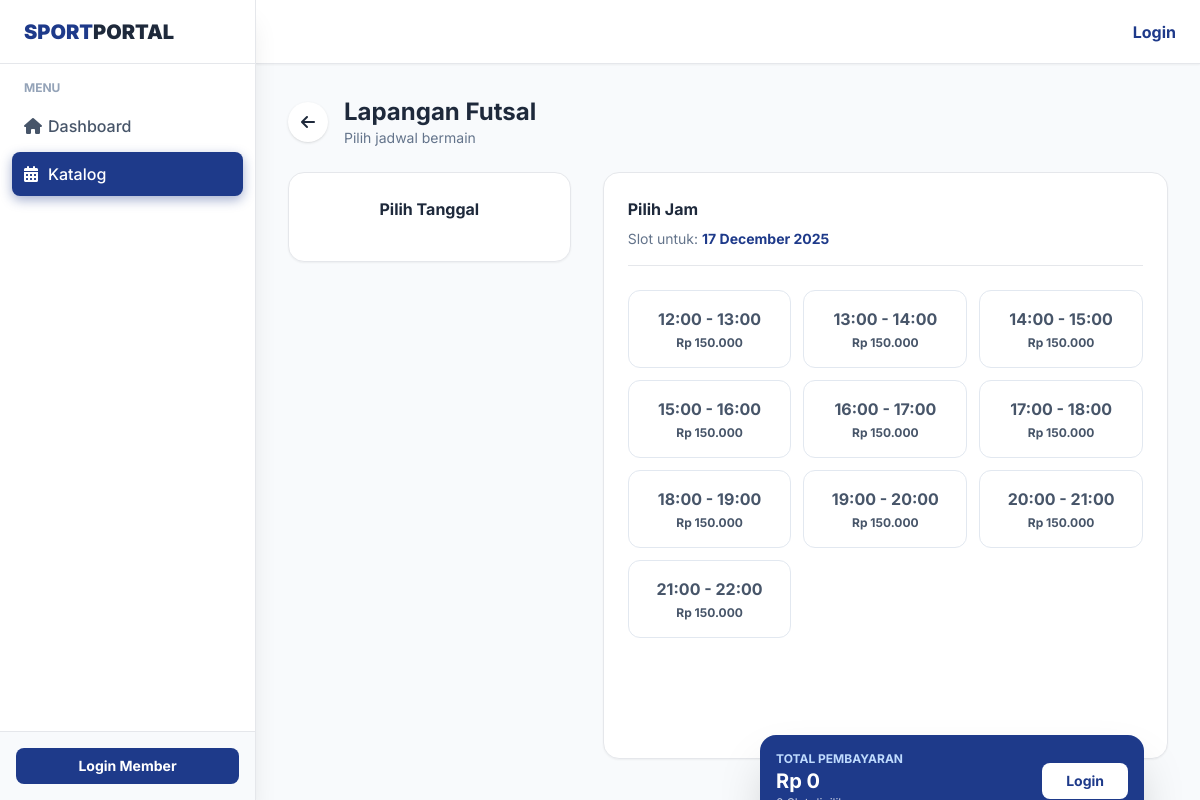
Screenshot of /?p=booking_schedule&fid=1 with the database file from the repository.
### tables this page shows
CREATE TABLE `facilities` (
  `facility_id` int(11) NOT NULL,
  `name` varchar(150) DEFAULT NULL,
  `description` text DEFAULT NULL,
  `price_per_hour` decimal(10,2) DEFAULT NULL,
  `image_path` varchar(255) DEFAULT NULL,
  `is_active` tinyint(1) DEFAULT 1
);

CREATE TABLE `slots` (
  `slot_id` int(11) NOT NULL,
  `facility_id` int(11) DEFAULT NULL,
  `start_time` datetime DEFAULT NULL,
  `end_time` datetime DEFAULT NULL,
  `is_available` tinyint(1) DEFAULT 1
);

### config/database.php (called while the page is built, shortened)
<?php
function is_auth() { return isset($_SESSION['user_id']); }
function format_rupiah($angka){ return "Rp " . number_format($angka,0,',','.'); }
?>

### views/booking_schedule.php (the view, shortened to what this page needs)
<div class="flex items-center gap-4 mb-6"><a href="?p=booking" class="w-10 h-10 bg-white rounded-full flex items-center justify-center shadow hover:bg-slate-100"><i class="fas fa-arrow-left"></i></a>
    <div>
        <h2 class="text-2xl font-bold text-slate-800"><?= $f['name'] ?></h2>
        <p class="text-slate-500 text-sm">Pilih jadwal bermain</p>
    </div>
</div>
<div class="flex flex-col lg:flex-row gap-8">
    <div class="lg:w-1/3">
        <div class="bg-white p-6 rounded-2xl shadow-sm border sticky top-6">
            <h3 class="font-bold text-slate-800 mb-4 text-center">Pilih Tanggal</h3><input type="text" id="datepicker" class="hidden">
        </div>
    </div>
    <div class="lg:w-2/3">
        <div class="bg-white p-6 rounded-2xl shadow-sm border h-full relative pb-24">
            <h3 class="font-bold text-slate-800 mb-2">Pilih Jam</h3>
            <p class="text-slate-500 text-sm mb-6 border-b pb-4">Slot untuk: <span class="font-bold text-blue-900"><?= date('d F Y', strtotime($date)) ?></span></p>
            <?php if (!$list): ?><div class="p-10 text-center bg-slate-50 rounded-xl border border-dashed text-slate-400"><i class="far fa-calendar-times fa-3x mb-3"></i><br>Tidak ada jadwal tersedia.</div><?php else: ?>
                <form action="backend/process.php" method="POST" id="bookingForm"><input type="hidden" name="act" value="book_now"><input type="hidden" name="fid" value="<?= $fid ?>"><input type="hidden" name="date" value="<?= $date ?>">
                    <div class="grid grid-cols-2 md:grid-cols-3 gap-3 mb-6">
                        <?php foreach ($list as $s): $booked = $s['is_booked'] > 0 || $s['is_available'] == 0;
                            $start = date('H:i', strtotime($s['start_time']));
                            $end = date('H:i', strtotime($s['end_time'])); ?>
                            <?php if ($booked): ?>
                                <div class="slot-disabled p-4 rounded-xl text-center border">
                                    <div class="font-bold"><?= $start ?> - <?= $end ?></div>
                                    <div class="text-xs uppercase font-bold mt-1">Booked</div>
                                </div>
                            <?php else: ?>
                                <div>
                                    <label for="slot_<?= $s['slot_id'] ?>" class="block bg-white border border-slate-200 text-slate-600 p-4 rounded-xl text-center cursor-pointer hover:border-blue-900 transition select-none">
                                        <div class="font-bold"><?= $start ?> - <?= $end ?></div>
                                        <div class="text-xs font-bold mt-1"><?= format_rupiah($f['price_per_hour']) ?></div>
                                    </label>
                                </div>
                            <?php endif; ?>
                        <?php endforeach; ?>
                    </div>
                    <div class="fixed bottom-6 right-6 left-6 md:left-auto md:w-96 bg-blue-900 text-white p-4 rounded-2xl shadow-2xl flex justify-between items-center transform translate-y-full transition-transform duration-300" id="totalBar" style="z-index: 50;">
                        <div>
                            <div class="text-xs text-blue-200 uppercase font-bold">Total Pembayaran</div>
                            <div class="text-xl font-bold" id="totalPrice">Rp 0</div>
                            <div class="text-xs opacity-75" id="totalSlots">0 Slot dipilih</div>
                        </div>
                        <?php if (is_auth()): ?>
                            <button class="bg-white text-blue-900 px-6 py-2 rounded-lg font-bold hover:bg-blue-50 transition">Bayar</button>
                        <?php else: ?>
                            <a href="?p=auth/login" class="bg-white text-blue-900 px-6 py-2 rounded-lg font-bold hover:bg-blue-50 transition text-sm">Login</a>
                        <?php endif; ?>
                    </div>
                </form>
            <?php endif; ?>
        </div>
    </div>
</div>

### views/layout/header.php (shortened to what this page needs)
<!DOCTYPE html>
<html lang="id">
<head>
    <script src="https://cdn.tailwindcss.com"></script>
    <link rel="stylesheet" href="https://cdn.jsdelivr.net/npm/flatpickr/dist/flatpickr.min.css">
    <link rel="stylesheet" href="https://cdnjs.cloudflare.com/ajax/libs/font-awesome/6.4.0/css/all.min.css">
</head>
<body class="text-slate-800">
    <div class="flex h-screen overflow-hidden">
        <aside class="w-64 bg-white border-r hidden md:flex flex-col z-20 shadow-xl h-full">
            <div class="h-16 flex items-center px-6 border-b shrink-0">
                <span class="text-xl font-black text-blue-900">SPORT<span class="text-slate-800">PORTAL</span></span>
            </div>
            <nav class="flex-1 py-4 px-3 space-y-1 overflow-y-auto">
                <div class="px-3 mb-2 text-xs font-bold text-slate-400 uppercase">Menu</div>
                <a href="?p=dashboard" class="nav-item flex items-center px-3 py-2.5 rounded-lg font-medium text-slate-600 transition hover-dark-blue <?= $page == 'dashboard' ? 'active' : '' ?>">
                    <i class="fas fa-home w-6"></i> Dashboard
                </a>
                <a href="?p=booking" class="nav-item flex items-center px-3 py-2.5 rounded-lg font-medium text-slate-600 transition hover-dark-blue <?= $page == 'booking' || $page == 'booking_schedule' ? 'active' : '' ?>">
                    <i class="fas fa-calendar-alt w-6"></i> Katalog
                </a>
            </nav>
            <div class="p-4 border-t bg-slate-50 shrink-0">
                <?php if (is_auth()): ?>
                    <div class="flex items-center gap-3 mb-3">
                        <div class="w-10 h-10 rounded-full bg-blue-900 text-white flex items-center justify-center font-bold">
                            <?= substr($_SESSION['name'], 0, 1) ?>
                        </div>
                        <div class="overflow-hidden">
                            <div class="font-bold text-sm truncate"><?= $_SESSION['name'] ?></div>
                            <div class="text-xs text-slate-500 uppercase"><?= $_SESSION['role'] ?></div>
                        </div>
                    </div>
                    <a href="?p=logout" class="block w-full text-center bg-white border border-red-200 text-red-600 py-2 rounded-lg text-sm font-bold hover:bg-red-50">Logout</a>
                <?php else: ?>
                    <a href="?p=auth/login" class="block w-full text-center bg-blue-900 text-white py-2 rounded-lg text-sm font-bold hover:bg-blue-800">Login Member</a>
                <?php endif; ?>
            </div>
        </aside>
        <main class="flex-1 flex flex-col h-screen overflow-hidden">
            <header class="h-16 bg-white border-b flex items-center justify-between px-6 z-10 shadow-sm shrink-0">
                <div class="ml-auto">
                    <?= is_auth() ? '<span class="text-sm font-bold text-slate-700">Hi, ' . $_SESSION['name'] . '</span>' : '<a href="?p=auth/login" class="text-blue-900 font-bold hover:underline">Login</a>' ?>
                </div>
            </header>
            <div class="flex-1 overflow-auto p-4 md:p-8 bg-slate-50">
                <div class="max-w-6xl mx-auto fade-in">

### index.php (shortened to what this page needs)
<?php
require_once 'config/database.php';
try {
    $pdo->query("UPDATE bookings SET status = 'cancelled'
                 WHERE status = 'pending'
                 AND booking_date < (NOW() - INTERVAL 30 MINUTE)");
} catch (Exception $e) {
}
$page = $_GET['p'] ?? 'dashboard';
if ($page === 'dashboard') {
    if (is_admin()) {
        $stat1 = $pdo->query("SELECT COUNT(*) FROM bookings")->fetchColumn();
        $stat2 = $pdo->query("SELECT COUNT(*) FROM bookings WHERE status='paid'")->fetchColumn();
        $stat3 = $pdo->query("SELECT SUM(total_price) FROM bookings WHERE status='approved'")->fetchColumn();
        $val3  = format_rupiah($stat3 ?? 0);
    } else {
        $uid   = $_SESSION['user_id'] ?? 0;
        $stat1 = $pdo->query("SELECT COUNT(*) FROM facilities WHERE is_active=1")->fetchColumn();
        $stat2 = $pdo->query("SELECT COUNT(*) FROM bookings WHERE user_id='$uid' AND status='pending'")->fetchColumn();
        $stat3 = $pdo->query("SELECT COUNT(*) FROM bookings WHERE user_id='$uid' AND status='approved'")->fetchColumn();
        $val3  = $stat3;
    }
    $facs = $pdo->query("SELECT * FROM facilities WHERE is_active=1 LIMIT 10")->fetchAll();
}
elseif ($page === 'booking') {
    $facs = $pdo->query("SELECT * FROM facilities WHERE is_active=1")->fetchAll();
}
elseif ($page === 'booking_schedule') {
    $fid  = $_GET['fid'] ?? 0;
    $date = $_GET['date'] ?? date('Y-m-d');
    $stmt = $pdo->prepare("SELECT * FROM facilities WHERE facility_id=?");
    $stmt->execute([$fid]);
    $f = $stmt->fetch();
    $sql = "SELECT s.*,
            (SELECT COUNT(*) FROM booking_details bd
             JOIN bookings b ON bd.booking_id = b.booking_id
             WHERE bd.slot_id = s.slot_id
             AND b.status IN ('pending','paid','approved')) as is_booked
            FROM slots s
            WHERE facility_id=? AND DATE(start_time)=?
            ORDER BY start_time";
    $stmt2 = $pdo->prepare($sql);
    $stmt2->execute([$fid, $date]);
    $list_raw = $stmt2->fetchAll();
    $list = [];
    $hari_ini = date('Y-m-d');
    $waktu_sekarang = time();
    foreach ($list_raw as $slot) {
        $jam_saja = date('H:i:s', strtotime($slot['start_time']));
        $waktu_slot_ts = strtotime("$date $jam_saja");
        $batas_cutoff = $waktu_slot_ts - 600;
        if ($date !== $hari_ini) {
            $list[] = $slot;
        } else {
            if ($waktu_sekarang < $batas_cutoff) {
                $list[] = $slot;
            }
        }
    }
}
elseif ($page === 'history' && is_auth()) {
    $stmt = $pdo->prepare("SELECT b.*, f.name as fname FROM bookings b JOIN facilities f ON b.facility_id=f.facility_id WHERE b.user_id=? ORDER BY b.booking_date DESC");
    $stmt->execute([$_SESSION['user_id']]);
    $rows = $stmt->fetchAll();
}
require 'views/layout/header.php';
$viewPath = "views/$page.php";
if (file_exists($viewPath)) {
    require $viewPath;
} else {
    echo "<div class='container p-4 text-center text-danger font-weight-bold'>Halaman '$page' tidak ditemukan.</div>";
}
require 'views/layout/footer.php';

### views/layout/footer.php (shortened to what this page needs)
</div>
</div>
</main>
</div>
</body>
</html>

### views/layout/header.php (style rules this page uses)
body { font-family: 'Inter', sans-serif; background-color: #f8fafc; }
.nav-item.active { background-color: #1e3a8a; color: white; box-shadow: 0 4px 12px rgba(30, 58, 138, 0.4); }

### rows the page displays
facilities: name "Lapangan Futsal"
slots: start_time "12:00", end_time "13:00", facility.price_per_hour "Rp 150.000"
slots: start_time "13:00", end_time "14:00", facility.price_per_hour "Rp 150.000"
slots: start_time "14:00", end_time "15:00", facility.price_per_hour "Rp 150.000"
slots: start_time "15:00", end_time "16:00", facility.price_per_hour "Rp 150.000"
slots: start_time "16:00", end_time "17:00", facility.price_per_hour "Rp 150.000"
slots: start_time "17:00", end_time "18:00", facility.price_per_hour "Rp 150.000"
slots: start_time "18:00", end_time "19:00", facility.price_per_hour "Rp 150.000"
slots: start_time "19:00", end_time "20:00", facility.price_per_hour "Rp 150.000"
slots: start_time "20:00", end_time "21:00", facility.price_per_hour "Rp 150.000"
slots: start_time "21:00", end_time "22:00", facility.price_per_hour "Rp 150.000"

### other values shown
date('d F Y', strtotime($date)) "17 December 2025"
